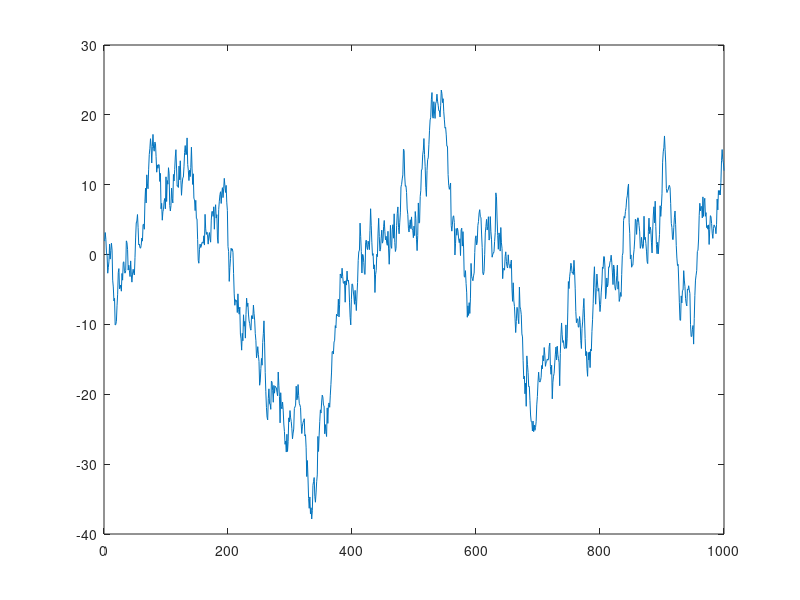
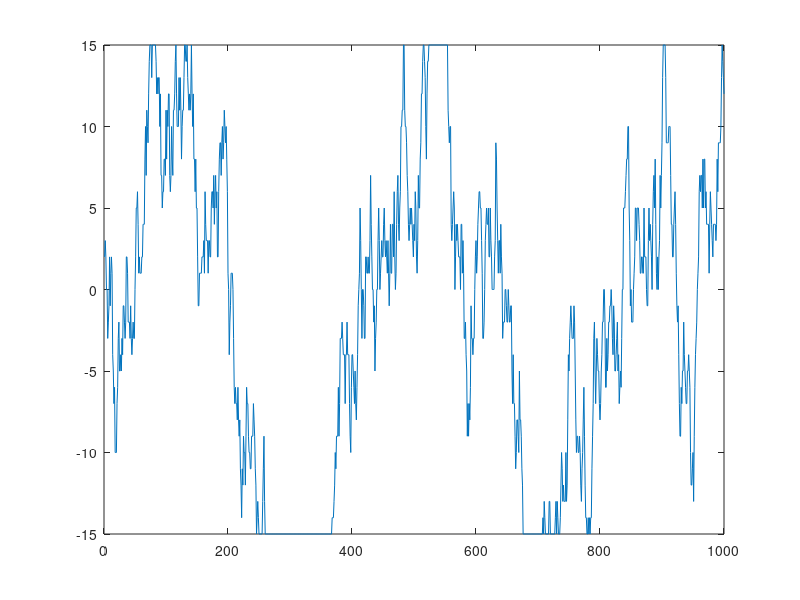

Write the MATLAB code that produced these figures, in order. (Note: this script raises an error after producing the figures.)
%% Punto 1
rho=0.99;
N=1000;
d_std=2;
w=randn(N,1)*d_std;
xx=filter(1,[1 -rho],w);
figure()
plot(xx);
%% Punto 2
xx(xx<-15)=-15;
xx(xx>15)=15;
x=round(xx);
figure();
plot(x);
%% Punto 3  ENCODING
NN=2;
x_zm=x-mean(x);
X_zm=reshape(x_zm,NN,length(x_zm)/NN);
RR=zeros(N,N,size(X_zm,2));
for ii=1:size(X_zm)
   RR(:,:,ii)=X_zm(:,ii)*X_zm(:,ii)'; 
end
RR_mean=mean(RR,3);
[V,~] = eig(RR_mean);
T_klt=V';

%% Punto 4
coeff=T_klt*X_zm;

%% Punto 5
coeff_q=round(coeff);

%% Punto 6  DECODING
x_blocks_rec=T_klt'*coeff_q+mean(x);   %vd mean
x_rec=x_blocks_rec(:);

%% Punto 7
MSE=mean((x-x_rec).^2);

